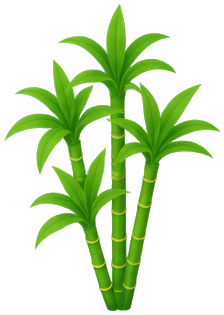
#> input picture plantgram2/app-kit/assets/plants/bamboo.png, 224 x 315 px
$ python deglow.py ../../app-kit/assets/plants/bamboo.png
#> lines starting #> are read from the running program, lines starting #| are printed output that depends on the picture; after the words box and inside, x2 and y2 are one past the last pixel; in counts of white or black regions, pixels touching at a corner belong together
"""빛 번짐이 깔린 시트에서 조각을 오려 냅니다.

색으로는 나눌 수 없습니다 - 번짐이 조각 색 그대로 바깥까지 이어져서,
화분 바깥 빈 곳과 화분 몸통의 차이가 255 중 13 밖에 안 됩니다.

대신 **매끈함**으로 나눕니다. 번짐은 어느 자리에서 봐도 매끈합니다.
조각 안에는 테두리·무늬·그늘이 있어 기울기가 섭니다. 기울기가 선 곳을
모아 닫으면 조각의 겉모양이 나옵니다.

다만 이 방법은 **겉모양만** 얻습니다. 잎과 잎 사이처럼 안쪽에 뚫린 틈은
메워집니다. 그래서 화분에는 쓰고 식물에는 쓰지 않습니다.
"""
import sys
import numpy as np
from PIL import Image
from scipy import ndimage


def edges(path, hi=96, lo=85, close=9):
#> called with path = '../../app-kit/assets/plants/bamboo.png', hi = 96, lo = 85, close = 9
    a = np.asarray(Image.open(path).convert("RGB")).astype(float) / 255
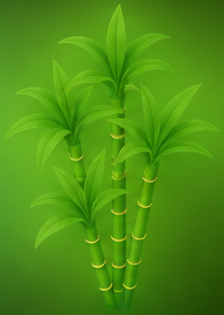
#> a: shape (315, 224, 3) float64; mean R, G, B 0.302, 0.562, 0.0721
    lum = ndimage.gaussian_filter(a.mean(2), 1.2)
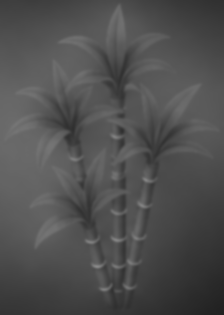
#> lum: shape (315, 224) float64; min 0.133, max 0.536, mean 0.312
    gy, gx = np.gradient(lum)
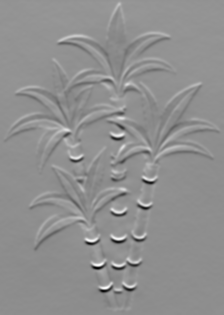
#> gy: shape (315, 224) float64; min -0.0771, max 0.0592, mean -0.00016; drawn with min black and max white
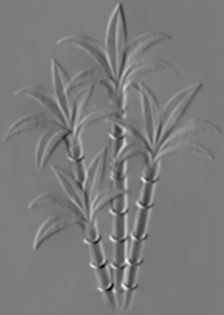
#> gx: shape (315, 224) float64; min -0.0627, max 0.0663, mean -0.000388; drawn with min black and max white
    g = np.hypot(gx, gy)
    # 약한 선만 있는 곳은 번짐의 잔물결입니다. 강한 선에서 이어진 것만 남깁니다.
    strong = g > np.percentile(g, hi)
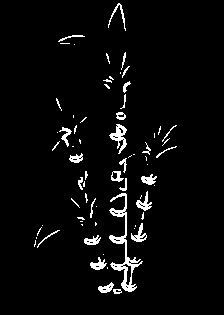
#> strong: shape (315, 224) bool; 4% white in thin lines or dots, all inside (x1, y1, x2, y2) = (34, 3, 177, 294)
    weak = g > np.percentile(g, lo)
#> weak: shape (315, 224) bool; 15% white; 89 white regions (47 under 20 px), largest, box (x1, y1, x2, y2) and area: (46, 123, 193, 304) 4906, (83, 43, 144, 125) 1175, (41, 121, 105, 211) 980
    e = ndimage.binary_propagation(strong, mask=weak)
#> e: shape (315, 224) bool; 12% white; 14 white regions, largest, box (x1, y1, x2, y2) and area: (60, 127, 187, 304) 4592, (83, 43, 142, 125) 1162, (41, 121, 105, 211) 961
    return a, ndimage.binary_fill_holes(
        ndimage.binary_closing(e, np.ones((close, close))))


def keyed(path, min_px=400):
    """grade_kit.keyed 와 같은 것을 돌려줍니다: (RGBA, 남길 마스크, 라벨)."""
    a, solid = edges(path)
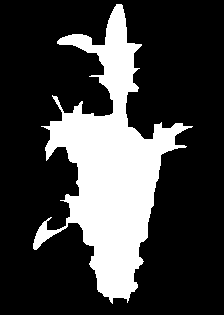
#> solid: shape (315, 224) bool; 24.5% white; 1 white region, box (x1, y1, x2, y2) and area: (33, 4, 193, 304) 17313
    lab, k = ndimage.label(solid)
#> k = 1
    sz = ndimage.sum(solid, lab, range(1, k + 1))
#> sz = [17313]
    keep = np.isin(lab, [i + 1 for i in range(k) if sz[i] >= min_px])

    # 번짐은 조각과 **같은 색**입니다. 그래서 가장자리에 섞여 들어온 색도
    # 조각 색이라 흰 테가 지지 않습니다. 색은 손대지 않고 알파만 만듭니다.
    # 다만 경계를 한 픽셀 안으로 당겨야 번짐이 테두리로 남지 않습니다.
    inner = ndimage.binary_erosion(keep, np.ones((3, 3)))
#> inner: shape (315, 224) bool; 22.4% white; 3 white regions (1 under 20 px), largest, box (x1, y1, x2, y2) and area: (46, 5, 187, 301) 15561, (34, 222, 60, 249) 210
    alpha = np.clip(ndimage.gaussian_filter(inner.astype(float), .8) * 1.25, 0, 1)
    alpha = np.where(keep, alpha, 0)

    out = Image.fromarray((a * 255).astype("uint8"), "RGB").convert("RGBA")
    out.putalpha(Image.fromarray((alpha * 255).astype("uint8")))
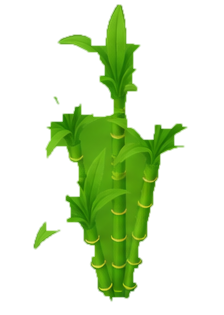
#> out: PIL image 224x315 RGBA; mean R, G, B, A 77.1, 143.4, 18.4, 58.1; transparent parts drawn white
    return out, keep, lab


if __name__ == "__main__":
    im, keep, lab = keyed(sys.argv[1] if len(sys.argv) > 1
                          else "sheets/grade_art2.png")
    im.save("sheets/grade_art2_keyed.png")
    print("sheets/grade_art2_keyed.png")

$ run again, on plantgram2/app-kit/assets/plants/medium.png
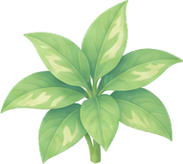
#> input picture plantgram2/app-kit/assets/plants/medium.png, 183 x 164 px
#> in edges, `strong = g > np.percentile(g, hi)`:
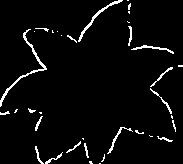
#> strong: shape (164, 183) bool; 4% white in thin lines or dots
#> weak: shape (164, 183) bool; 15% white; 23 white regions (18 under 20 px), largest, box (x1, y1, x2, y2) and area: (0, 62, 183, 164) 2311, (0, 0, 183, 110) 1972, (89, 76, 94, 87) 37, (103, 39, 118, 55) 36, (82, 95, 88, 101) 25
#> e: shape (164, 183) bool; 14.2% white; 2 white regions, box (x1, y1, x2, y2) and area: (0, 62, 183, 164) 2277, (0, 0, 183, 110) 1970
#> solid: shape (164, 183) bool; 59.9% white; 1 black region, box (x1, y1, x2, y2) and area: (0, 0, 183, 164) 12039
#> k = 1
#> sz = [17973]
#> inner: shape (164, 183) bool; 57.2% white; 1 black region, box (x1, y1, x2, y2) and area: (0, 0, 183, 164) 12837
#> in keyed, `out.putalpha(Image.fromarray((alpha * 255).astype("uint8")))`:
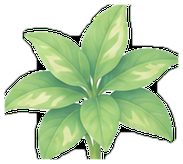
#> out: PIL image 183x164 RGBA; mean R, G, B, A 86.2, 108, 71.8, 147.3; transparent parts drawn white

$ run again, on plantgram2/app-kit/assets/plants/monstera.png
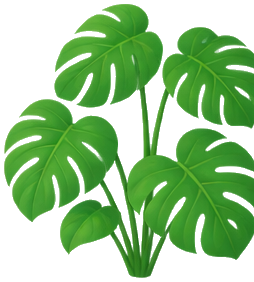
#> input picture plantgram2/app-kit/assets/plants/monstera.png, 254 x 282 px
#> strong: shape (282, 254) bool; 4% white in thin lines or dots, all inside (x1, y1, x2, y2) = (19, 29, 234, 276)
#> weak: shape (282, 254) bool; 15% white in thin lines or dots
#> e: shape (282, 254) bool; 11.2% white; 10 white regions, largest, box (x1, y1, x2, y2) and area: (113, 53, 227, 275) 3554, (8, 110, 88, 219) 1325, (62, 11, 155, 82) 803
#> solid: shape (282, 254) bool; 19.6% white; 4 white regions, box (x1, y1, x2, y2) and area: (58, 53, 227, 278) 9407, (8, 110, 88, 219) 1987, (62, 11, 155, 82) 1657, (182, 35, 239, 106) 998
#> in keyed, `lab, k = ndimage.label(solid)`:
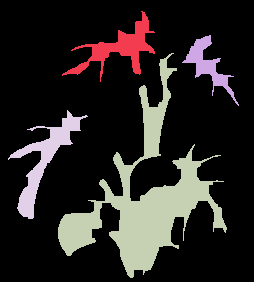
#> lab: shape (282, 254) int32; 5 distinct labels, from 0 to 4; one colour per label, 0 black
#> k = 4
#> sz = [1657, 998, 9407, 1987]
#> inner: shape (282, 254) bool; 15.7% white; 11 white regions (4 under 20 px), largest, box (x1, y1, x2, y2) and area: (100, 152, 226, 277) 5539, (11, 113, 80, 218) 1497, (59, 202, 101, 255) 1210
#> in keyed, `out.putalpha(Image.fromarray((alpha * 255).astype("uint8")))`:
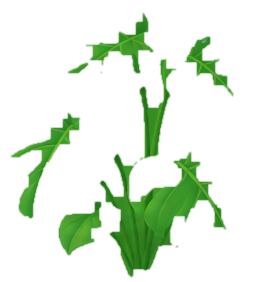
#> out: PIL image 254x282 RGBA; mean R, G, B, A 63.7, 144.4, 41.2, 41.8; transparent parts drawn white

$ run again, on plantgram2/app-kit/assets/plants/small.png
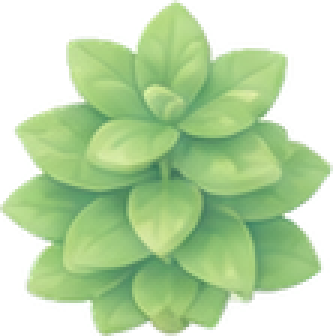
#> input picture plantgram2/app-kit/assets/plants/small.png, 111 x 112 px (shown 3 times larger)
#> strong: shape (112, 111) bool; 4% white in thin lines or dots
#> weak: shape (112, 111) bool; 15% white; 22 white regions (16 under 20 px), largest, box (x1, y1, x2, y2) and area: (0, 0, 58, 68) 553, (60, 0, 111, 55) 438, (59, 57, 111, 112) 423, (0, 70, 34, 112) 326, (42, 108, 55, 112) 40, (42, 52, 53, 57) 21
#> e: shape (112, 111) bool; 14.3% white; 5 white regions, box (x1, y1, x2, y2) and area: (0, 0, 58, 68) 549, (60, 0, 111, 55) 438, (59, 57, 111, 112) 423, (0, 70, 34, 112) 326, (42, 108, 55, 112) 40
#> solid: shape (112, 111) bool; 12.1% white; 4 white regions, box (x1, y1, x2, y2) and area: (4, 4, 54, 64) 485, (63, 4, 107, 53) 419, (73, 63, 107, 108) 310, (4, 73, 31, 108) 295
#> lab: shape (112, 111) int32; 5 distinct labels, from 0 to 4
#> k = 4
#> sz = [485, 419, 310, 295]
#> keep: shape (112, 111) bool; 7.3% white; 2 white regions, box (x1, y1, x2, y2) and area: (4, 4, 54, 64) 485, (63, 4, 107, 53) 419
#> inner: shape (112, 111) bool; 3.8% white; 2 white regions, box (x1, y1, x2, y2) and area: (5, 5, 49, 61) 251, (66, 5, 106, 50) 224
#> in keyed, `out.putalpha(Image.fromarray((alpha * 255).astype("uint8")))`:
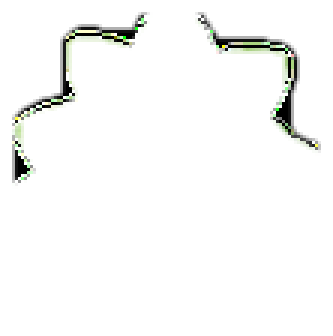
#> out: PIL image 111x112 RGBA (shown 3 times larger); mean R, G, B, A 108.6, 138.4, 90.7, 11.3; transparent parts drawn white
